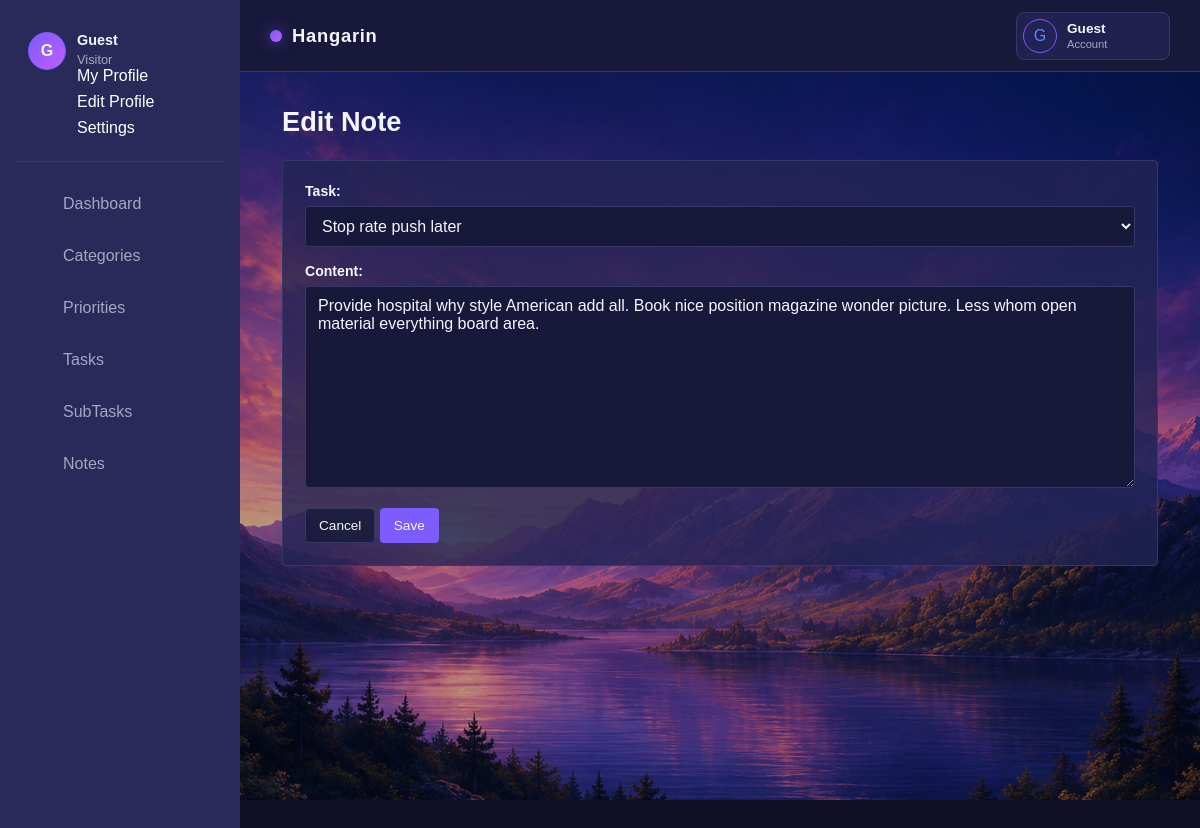
/notes/12/edit/, run on the app's committed database.
### app/models.py (models this page shows, shortened)
class Note(models.Model):
    task = models.ForeignKey(Task, on_delete=models.CASCADE, related_name='notes')
    content = models.TextField()
    created_at = models.DateTimeField(auto_now_add=True)
    class Meta:
        ordering = ('-created_at',)

### app/views.py (the view)
# urls.py: path('notes/<int:pk>/edit/', views.NoteUpdateView.as_view(), name='note-edit'),
class NoteUpdateView(UpdateView):
	model = Note
	form_class = NoteForm
	template_name = 'hangarin/note_form.html'
	success_url = '/notes/'

### app/forms.py
class NoteForm(forms.ModelForm):
    class Meta:
        model = Note
        fields = ('task', 'content')

### app/models.py (called while the page is built)
    def __str__(self):
        return self.title

### app/templates/hangarin/note_form.html (shortened to what this page needs)
{% extends 'base.html' %}
{% block content %}
<div class="content">
  <div class="container-fluid">
    <h4 class="page-title">{% if object %}Edit Note{% else %}Add Note{% endif %}</h4>
    <div class="card">
      <div class="card-body">
        <form method="post">
          {% include 'includes/form.html' %}
          <div class="mt-3">
            <a href="{% url 'note-list' %}" class="btn btn-light">Cancel</a>
            <button type="submit" class="btn btn-primary">Save</button>
          </div>
        </form>
      </div>
    </div>
  </div>
</div>
{% endblock %}

### app/templates/includes/form.html (shortened to what this page needs)
{% load widget_tweaks %}
{% for field in form %}
<div class="field item form-group">
  <label>{{ field.label_tag }}</label>
  <div class="form-group">
    {% if field.name == 'deadline' %}
      {% render_field field class="form-control" id="deadlinePicker" %}
    {% else %}
      {% render_field field class="form-control" %}
    {% endif %}
  </div>
</div>
{% endfor %}

### static/css/dashboard-clean.css (style rules this page uses)
:root { --sidebar-width: 240px; --color-page: #0f1026; --color-secondary-page: #17183a; --color-panel: #222354; --color-sidebar: #292a5a; --color-sidebar-hover: #363866; --color-ink: #f5f5ff; --color-muted: #a5a6c5; --color-blue: #7c5cfc; --color-blue-hover: #9278ff; --color-cyan: #4f8cff; --color-magenta: #c05cff; --color-success: #38d39f; --color-warning: #ffb84d; --color-danger: #ff5c75; --color-border: #363866; --color-soft-border: #363866; --color-soft: #17183a; --color-input: #17183a; --container-panel: color-mix(in srgb, var(--color-panel) 80%, transparent); --container-soft: color-mix(in srgb, var(--color-soft) 80%, transparent); --content-padding: 34px 42px 48px; --radius: 4px; --transition: 150ms ease; }
* { box-sizing: border-box; }
body { margin: 0; background: var(--color-page); color: var(--color-ink); font-family: Arial, sans-serif; }
.content, .dashboard-content { min-height: calc(100vh - 72px); padding: var(--content-padding); background-color: var(--color-page); background-image: url('../img/background.png'); background-position: center; background-size: cover; background-attachment: fixed; }
html[data-theme="nebula"] .content, html[data-theme="nebula"] .dashboard-content { background-image: url('../img/background.png'); }
.content .container-fluid { max-width: 1180px; margin: 0 auto; }
.dashboard-header, .panel-heading, .content .page-title { display: flex; align-items: center; justify-content: space-between; gap: 18px; }
.dashboard-header h1, .panel-heading h2, .content .page-title { color: var(--color-ink); }
.dashboard-header h1, .panel-heading h2, .content .page-title { margin-top: 0; }
.dashboard-action, .content .btn { display: inline-block; border-radius: var(--radius); text-decoration: none; cursor: pointer; }
.metric-card, .dashboard-panel, .content .card { background: var(--container-panel); border: 1px solid var(--color-border); border-radius: var(--radius); }
.content .page-title { margin-bottom: 22px; font-size: 1.7rem; }
.content .card { overflow: hidden; }
.content .card-body { padding: 22px; }
.content .btn { padding: 9px 13px; border: 1px solid transparent; font-size: 0.85rem; }
.content .btn-primary { background: var(--color-blue); color: var(--color-ink); }
.content .btn-secondary, .content .btn-light { border-color: var(--color-border); background: var(--container-soft); color: var(--color-ink); }
.content .form-control, .content select, .content input, .content textarea { width: 100%; padding: 10px 12px; border: 1px solid var(--color-border); border-radius: var(--radius); background: var(--color-input); color: var(--color-ink); font: inherit; }
.content label { display: block; margin-bottom: 7px; color: var(--color-ink); font-size: 0.88rem; font-weight: 600; }
.content .field { margin-bottom: 16px; }

### data on the page
Note: task "Stop rate push later" "Provide hospital why style American add all. Book nice position magazine wonder picture. Less whom open material everything board area."

### other printed values
{{ request.user.username|default:'G'|slice:':1'|upper }} "G"
{{ request.user.username|default:'Guest' }} "Guest"
{{ request.user.is_authenticated|yesno:'Administrator,Visitor' }} "Visitor"
{{ field.label_tag }} "Task:" "Content:"
